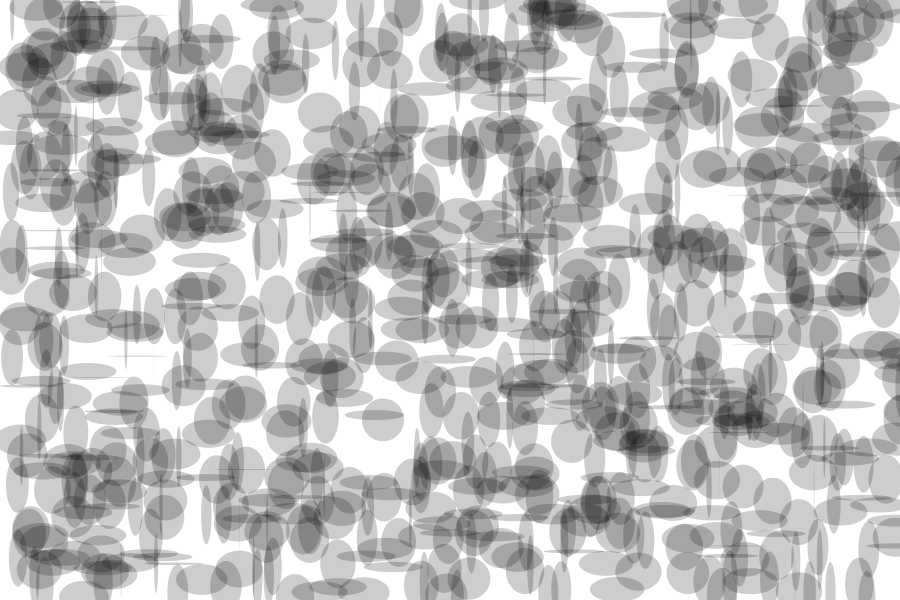
Frame 1 (no input)
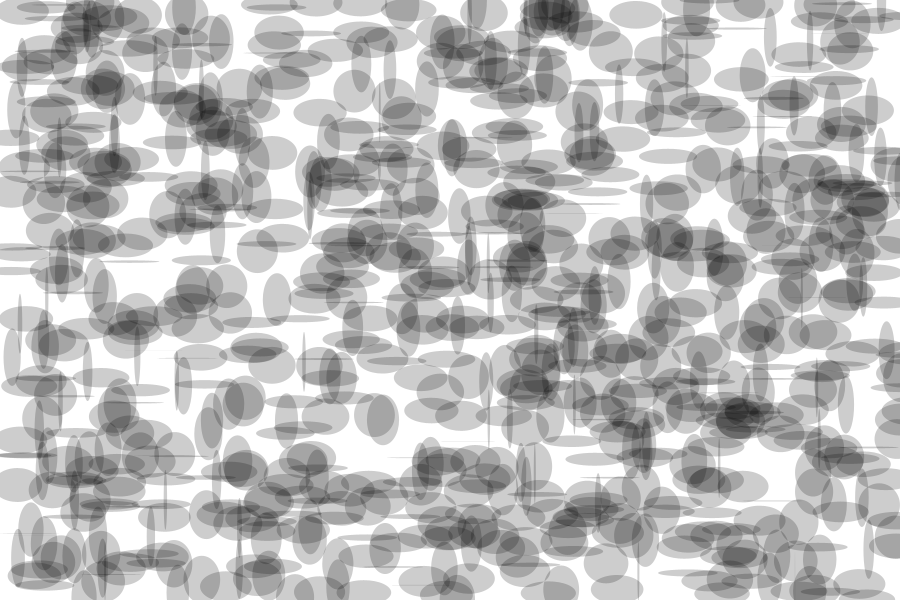
Frame 60 (the mouse pressed at the canvas centre just before this capture)
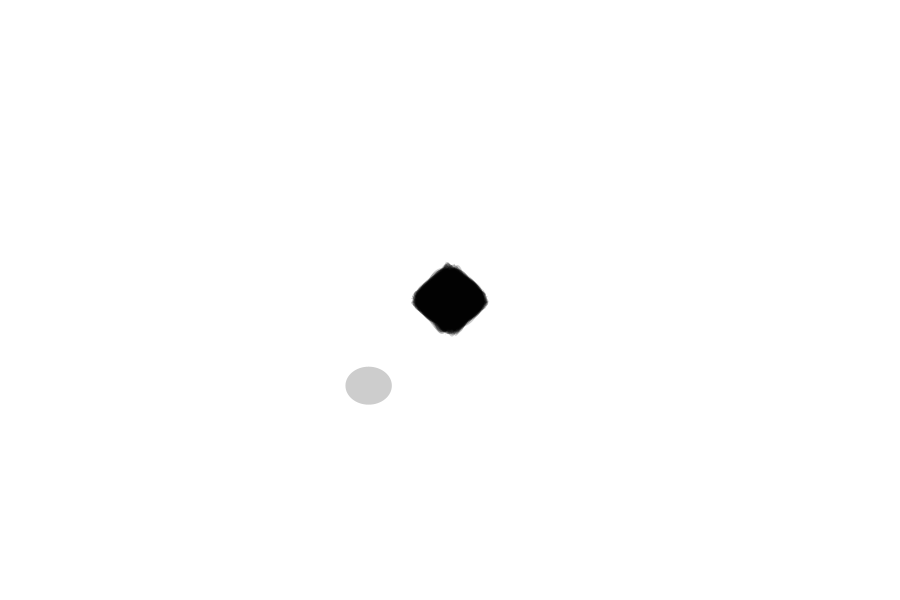
Frame 120 (the mouse held since frame 60 and released just before this capture)

The Processing sketch that drew these frames (run headless with seeded random() and noise(); from frame 60 on, the mouse is pressed at the canvas centre):

// Processing sketch: processing_64597
// ── processing_64597.pde

int lineLength=20;
float[] x = new float[6000];
float[] y = new float[6000];
float[] angle = new float[6000];
int i=0;

float[] xP = new float[6000];
float[] yP= new float[6000];

void setup() {
 
  size(900,600);
  smooth();
  noStroke();
  fill(0,0,0,50);

  for (int i=0; i<1000; i++) {
    x[i] = random(0, width);
    y[i] = random (0, height);
    angle[i] = random(2*PI);
    ellipse(x[i], y[i], 50, 50);
     
    xP[i]=0;
    yP[i]=0;
 }
}
 
void draw() {
  background(255);
  for (int i=0; i<1000; i++) {
    if (dist(mouseX, mouseY, x[i], y[i])<1000&&dist(mouseY, mouseX, x[i], y[i])>random(0,60)) {
      angle[i]= atan2(y[i]-mouseY, x[i]-mouseX);
      if (mousePressed) {
        xP[i] += cos(angle[i]+PI)*10;
        yP[i]+= sin(angle[i]+PI)*10;
        x[i]+=cos(angle[i]+PI)*10;
        y[i]+=sin(angle[i]+PI)*10;
      } else {
        x[i] -= xP[i]-10;
        xP[i] -= xP[i]-10;
        y[i] -= yP[i]/10;
        yP[i] -= yP[i]/10;
      }
    }
   //ellipse(x[i], y[i], 50,50);
  
   ellipse(x[i], y[i], cos(angle[i+50])*60, sin(angle[i+50])*60);
  // ellipse(x[i], y[i], sin(angle[i])*50, sin(angle[i])*50);
  // ellipse(x[i], y[i], sin(angle[i])*50, cos(angle[i])*50);
  // ellipse(x[i], y[i], cos(angle[i])*50, sin(angle[i])*50);


  

  }
}
